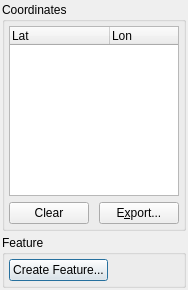
<ui version="4.0" >
 <class>DigitisationWidget</class>
 <widget class="QWidget" name="DigitisationWidget" >
  <property name="geometry" >
   <rect>
    <x>0</x>
    <y>0</y>
    <width>188</width>
    <height>290</height>
   </rect>
  </property>
  <property name="windowTitle" >
   <string>Form</string>
  </property>
  <layout class="QVBoxLayout" >
   <property name="spacing" >
    <number>4</number>
   </property>
   <property name="leftMargin" >
    <number>2</number>
   </property>
   <property name="topMargin" >
    <number>2</number>
   </property>
   <property name="rightMargin" >
    <number>2</number>
   </property>
   <property name="bottomMargin" >
    <number>2</number>
   </property>
   <item>
    <widget class="QGroupBox" name="groupbox_coordinates" >
     <property name="title" >
      <string>Coordinates</string>
     </property>
     <property name="flat" >
      <bool>true</bool>
     </property>
     <layout class="QVBoxLayout" >
      <property name="leftMargin" >
       <number>4</number>
      </property>
      <property name="topMargin" >
       <number>4</number>
      </property>
      <property name="rightMargin" >
       <number>4</number>
      </property>
      <property name="bottomMargin" >
       <number>4</number>
      </property>
      <item>
       <widget class="QTreeWidget" name="treewidget_coordinates" >
        <property name="horizontalScrollBarPolicy" >
         <enum>Qt::ScrollBarAlwaysOff</enum>
        </property>
        <property name="alternatingRowColors" >
         <bool>true</bool>
        </property>
        <property name="indentation" >
         <number>0</number>
        </property>
        <property name="rootIsDecorated" >
         <bool>false</bool>
        </property>
        <property name="itemsExpandable" >
         <bool>false</bool>
        </property>
        <column>
         <property name="text" >
          <string>Lat</string>
         </property>
        </column>
        <column>
         <property name="text" >
          <string>Lon</string>
         </property>
        </column>
       </widget>
      </item>
      <item>
       <layout class="QHBoxLayout" >
        <item>
         <widget class="QPushButton" name="button_clear_coordinates" >
          <property name="toolTip" >
           <string>Clear the table of points  Ctrl-K</string>
          </property>
          <property name="text" >
           <string>Clear</string>
          </property>
          <property name="shortcut" >
           <string>Ctrl+K</string>
          </property>
         </widget>
        </item>
        <item>
         <spacer>
          <property name="orientation" >
           <enum>Qt::Horizontal</enum>
          </property>
          <property name="sizeHint" >
           <size>
            <width>41</width>
            <height>20</height>
           </size>
          </property>
         </spacer>
        </item>
        <item>
         <widget class="QPushButton" name="button_export_coordinates" >
          <property name="toolTip" >
           <string>Export the coordinates to a file or the clipboard</string>
          </property>
          <property name="text" >
           <string>E&amp;xport...</string>
          </property>
         </widget>
        </item>
       </layout>
      </item>
     </layout>
    </widget>
   </item>
   <item>
    <widget class="QGroupBox" name="groupBox" >
     <property name="title" >
      <string>Feature</string>
     </property>
     <property name="flat" >
      <bool>true</bool>
     </property>
     <layout class="QVBoxLayout" >
      <property name="leftMargin" >
       <number>4</number>
      </property>
      <property name="topMargin" >
       <number>4</number>
      </property>
      <property name="rightMargin" >
       <number>4</number>
      </property>
      <property name="bottomMargin" >
       <number>4</number>
      </property>
      <item>
       <layout class="QHBoxLayout" >
        <item>
         <widget class="QPushButton" name="button_create_feature" >
          <property name="toolTip" >
           <string>Create a new feature from the geometry</string>
          </property>
          <property name="text" >
           <string>Create Feature...</string>
          </property>
          <property name="autoDefault" >
           <bool>true</bool>
          </property>
          <property name="default" >
           <bool>true</bool>
          </property>
         </widget>
        </item>
        <item>
         <spacer>
          <property name="orientation" >
           <enum>Qt::Horizontal</enum>
          </property>
          <property name="sizeHint" >
           <size>
            <width>51</width>
            <height>20</height>
           </size>
          </property>
         </spacer>
        </item>
       </layout>
      </item>
     </layout>
    </widget>
   </item>
  </layout>
 </widget>
 <resources/>
 <connections/>
</ui>
